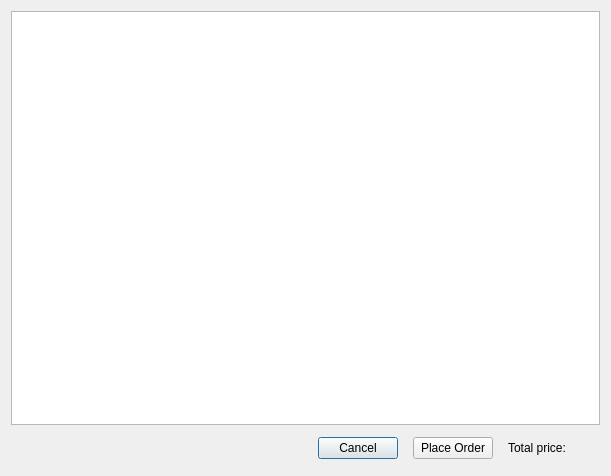
<?xml version="1.0" encoding="UTF-8"?>
<ui version="4.0">
 <class>OrderDialog</class>
 <widget class="QDialog" name="OrderDialog">
  <property name="geometry">
   <rect>
    <x>0</x>
    <y>0</y>
    <width>611</width>
    <height>476</height>
   </rect>
  </property>
  <property name="windowTitle">
   <string>Ordering</string>
  </property>
  <layout class="QVBoxLayout" name="verticalLayout">
   <item>
    <widget class="QTableWidget" name="tableWidget">
     <property name="editTriggers">
      <set>QAbstractItemView::NoEditTriggers</set>
     </property>
    </widget>
   </item>
   <item>
    <layout class="QHBoxLayout" name="horizontalLayout">
     <property name="spacing">
      <number>15</number>
     </property>
     <property name="topMargin">
      <number>6</number>
     </property>
     <property name="rightMargin">
      <number>12</number>
     </property>
     <property name="bottomMargin">
      <number>6</number>
     </property>
     <item>
      <spacer name="horizontalSpacer">
       <property name="orientation">
        <enum>Qt::Horizontal</enum>
       </property>
       <property name="sizeHint" stdset="0">
        <size>
         <width>40</width>
         <height>20</height>
        </size>
       </property>
      </spacer>
     </item>
     <item>
      <widget class="QPushButton" name="cancelButton">
       <property name="text">
        <string>Cancel</string>
       </property>
       <property name="icon">
        <iconset resource="../../resource/clientApp.qrc">
         <normaloff>:/icons/icons/Common/cancel.png</normaloff>:/icons/icons/Common/cancel.png</iconset>
       </property>
       <property name="cssType" stdset="0">
        <string notr="true">bigBlackButton</string>
       </property>
      </widget>
     </item>
     <item>
      <widget class="QPushButton" name="placeOrderButton">
       <property name="text">
        <string>Place Order</string>
       </property>
       <property name="icon">
        <iconset resource="../../resource/clientApp.qrc">
         <normaloff>:/icons/icons/Common/ok.png</normaloff>:/icons/icons/Common/ok.png</iconset>
       </property>
       <property name="cssType" stdset="0">
        <string notr="true">bigBlueButton</string>
       </property>
      </widget>
     </item>
     <item>
      <widget class="QLabel" name="totalPriceTitleLabel">
       <property name="text">
        <string>Total price:</string>
       </property>
      </widget>
     </item>
     <item>
      <widget class="QLabel" name="totalPriceTextLabel">
       <property name="text">
        <string/>
       </property>
      </widget>
     </item>
    </layout>
   </item>
  </layout>
 </widget>
 <tabstops>
  <tabstop>tableWidget</tabstop>
  <tabstop>placeOrderButton</tabstop>
  <tabstop>cancelButton</tabstop>
 </tabstops>
 <resources>
  <include location="../../resource/clientApp.qrc"/>
 </resources>
 <connections/>
</ui>
